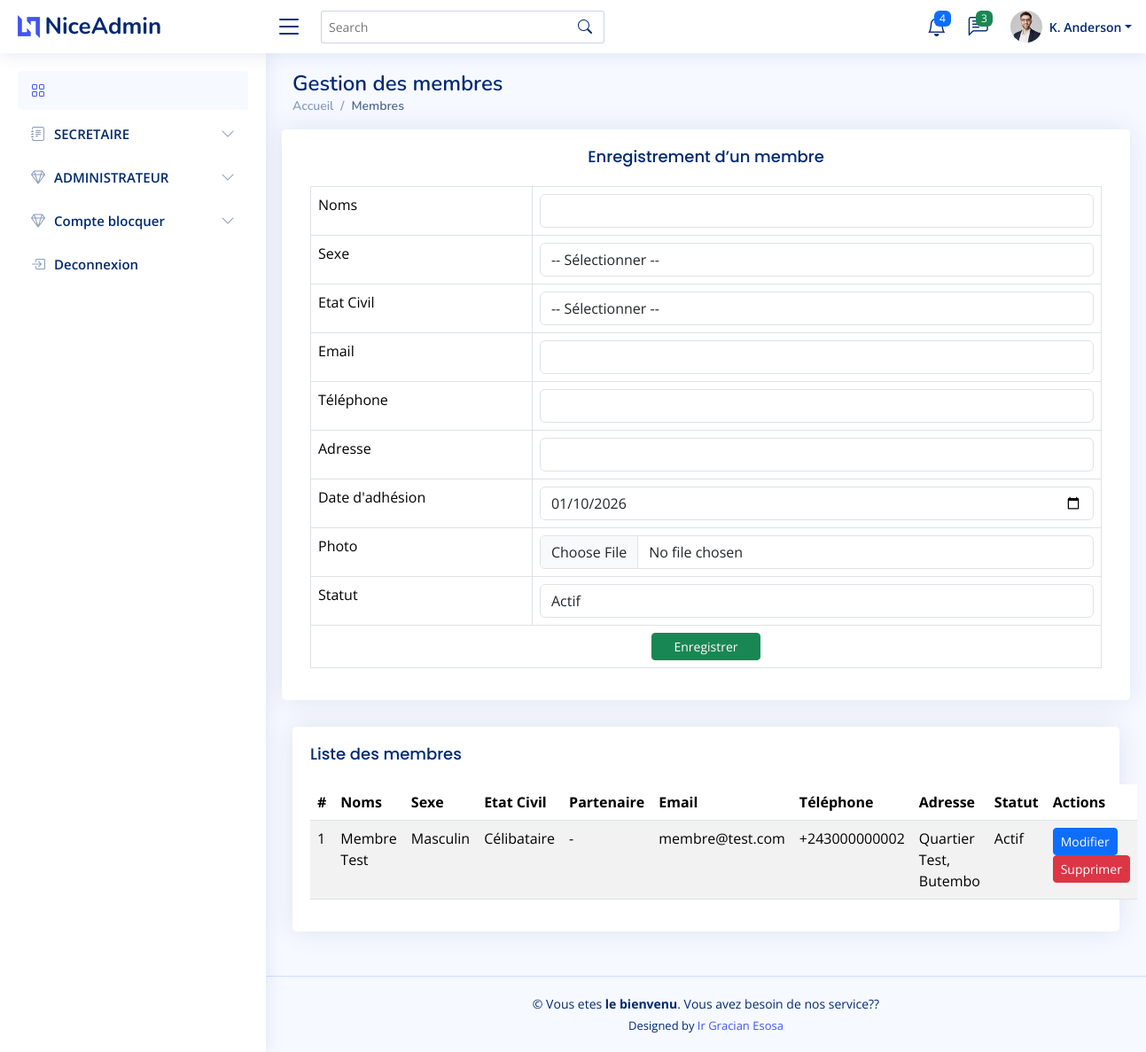
The page /membre.php on the database its author committed.
### tables this page shows
CREATE TABLE membre (
    id_membre INT AUTO_INCREMENT PRIMARY KEY,
    id_entreprise INT,
    noms VARCHAR(50) NOT NULL,
    sexe VARCHAR(20),
    etat_civil VARCHAR(50),
    nomPartainaire VARCHAR(200),
    email VARCHAR(100),
    telephone VARCHAR(20),
    adresse VARCHAR(150),
    date_adhesion DATE,
    photo VARCHAR(100),
    statut ENUM('Actif','Suspendu') DEFAULT 'Actif',

    FOREIGN KEY (id_entreprise) REFERENCES entreprise(id_entreprise)
        ON DELETE SET NULL
);

### membre.php (the view, shortened to what this page needs)
<?php
require_once("connexion/connexion.php");
$membre = null;
?>
<!DOCTYPE html>
<html lang="fr">
<head>
    <link rel="stylesheet" href="assets/bootstrap/css/bootstrap.min.css">
</head>
<body>
<main id="main" class="main">
<div class="pagetitle">
    <h1>Gestion des membres</h1>
    <nav>
        <ol class="breadcrumb">
            <li class="breadcrumb-item"><a href="#">Accueil</a></li>
            <li class="breadcrumb-item active">Membres</li>
        </ol>
    </nav>
</div>
<section class="section">
<div class="row">
<div class="card">
<div class="card-body">
<h5 class="card-title text-center">
    <?= $membre ? "Modification du membre" : "Enregistrement d’un membre" ?>
</h5>
<form method="post" action="traitement/traitementMembre.php" enctype="multipart/form-data">
<table class="table table-bordered">
<tr>
    <td>Noms </td>
    <td><input type="text" name="noms" class="form-control" required
               value="<?= $membre['noms'] ?? '' ?>"></td>
</tr>
<tr>
    <td>Sexe </td>
    <td>
        <select name="sexe" class="form-control" required>
            <option value="">-- Sélectionner --</option>
        </select>
    </td>
</tr>
<tr>
    <td>Etat Civil</td>
    <td>
        <select name="etat_civil" id="etat_civil" class="form-control" required>
            <option value="">-- Sélectionner --</option>
        </select>
    </td>
</tr>
<tr>
    <td>Email</td>
    <td><input type="email" name="email" class="form-control"
               value="<?= $membre['email'] ?? '' ?>"></td>
</tr>
<tr>
    <td>Téléphone</td>
    <td><input type="text" name="telephone" class="form-control"
               value="<?= $membre['telephone'] ?? '' ?>"></td>
</tr>
<tr>
    <td>Adresse</td>
    <td><input type="text" name="adresse" class="form-control"
               value="<?= $membre['adresse'] ?? '' ?>"></td>
</tr>
<tr>
    <td>Date d'adhésion</td>
    <td><input type="date" name="date_adhesion" class="form-control"
               value="<?= $membre['date_adhesion'] ?? date('Y-m-d') ?>"></td>
</tr>
<tr>
    <td>Photo</td>
    <td><input type="file" name="photo" class="form-control"></td>
</tr>
<tr>
    <td>Statut</td>
    <td>
        <select name="statut" class="form-control">
            <option value="Actif" <?= (isset($membre) && $membre['statut']=='Actif')?'selected':'' ?>>Actif</option>
        </select>
    </td>
</tr>
<tr>
<td colspan="2" class="text-center">
    <button type="submit" class="btn btn-success btn-sm px-4">
        <?= $membre ? "Modifier" : "Enregistrer" ?>
    </button>
</td>
</tr>
</table>
</form>
</div>
</div>
</div>
</section>
<?php
$stmt = $pdo->query("SELECT * FROM membre ORDER BY id_membre DESC");
$membres = $stmt->fetchAll(PDO::FETCH_ASSOC);
?>
<section class="section">
<div class="card">
<div class="card-body">
<h5 class="card-title">Liste des membres</h5>
<table class="table datatable table-striped">
<thead>
<tr>
    <th>#</th>
    <th>Noms</th>
    <th>Sexe</th>
    <th>Etat Civil</th>
    <th>Partenaire</th>
    <th>Email</th>
    <th>Téléphone</th>
    <th>Adresse</th>
    <th>Statut</th>
    <th>Actions</th>
</tr>
</thead>
<tbody>
<?php if ($membres): $i=1; foreach ($membres as $m): ?>
<tr>
    <td><?= $i++ ?></td>
    <td><?= htmlspecialchars($m['noms']) ?></td>
    <td><?= $m['sexe'] ?></td>
    <td><?= $m['etat_civil'] ?></td>
    <td><?= $m['etat_civil'] == 'Marié' ? htmlspecialchars($m['nomPartainaire']) : '-' ?></td>
    <td><?= htmlspecialchars($m['email']) ?></td>
    <td><?= htmlspecialchars($m['telephone']) ?></td>
    <td><?= htmlspecialchars($m['adresse']) ?></td>
    <td><?= $m['statut'] ?></td>
    <td>
        <a href="?id=<?= $m['id_membre'] ?>" class="btn btn-primary btn-sm px-2">Modifier</a>
        <a href="traitement/traitementMembre.php?action=supprimer&id=<?= $m['id_membre'] ?>"
           onclick="return confirm('Supprimer ce membre ?')"
           class="btn btn-danger btn-sm px-2">Supprimer</a>
    </td>
</tr>
<?php endforeach; else: ?>
<tr><td colspan="10" class="text-center">Aucun membre</td></tr>
<?php endif; ?>
</tbody>
</table>
</div>
</div>
</section>
</main>
<?php include "menu/lien.php"; ?>
</body>
</html>

### assets/css/style.css (style rules this page uses)
:root { scroll-behavior: smooth; }
body { font-family: "Open Sans", sans-serif; background: #f6f9ff; color: #444444; }
a { color: #4154f1; text-decoration: none; }
h1, h2, h3, h4, h5, h6 { font-family: "Nunito", sans-serif; }
#main { margin-top: 60px; padding: 20px 30px; transition: all 0.3s; }
.pagetitle { margin-bottom: 10px; }
.pagetitle h1 { font-size: 24px; margin-bottom: 0; font-weight: 600; color: #012970; }
.card { margin-bottom: 30px; border: none; border-radius: 5px; box-shadow: 0px 0 30px rgba(1, 41, 112, 0.1); }
.card-title { padding: 20px 0 15px 0; font-size: 18px; font-weight: 500; color: #012970; font-family: "Poppins", sans-serif; }
.card-body { padding: 0 20px 20px 20px; }
.breadcrumb { font-size: 14px; font-family: "Nunito", sans-serif; color: #899bbd; font-weight: 600; }
.breadcrumb a { color: #899bbd; transition: 0.3s; }
.breadcrumb .breadcrumb-item::before { color: #899bbd; }
.breadcrumb .active { color: #51678f; font-weight: 600; }
@media (min-width: 1200px) { #main, #footer { margin-left: 300px; } }

### rows shown on the page
membre: noms "Membre Test", sexe "Masculin", etat_civil "Célibataire", email "membre@test.com", telephone "+243000000002", adresse "Quartier Test, Butembo", statut "Actif"
